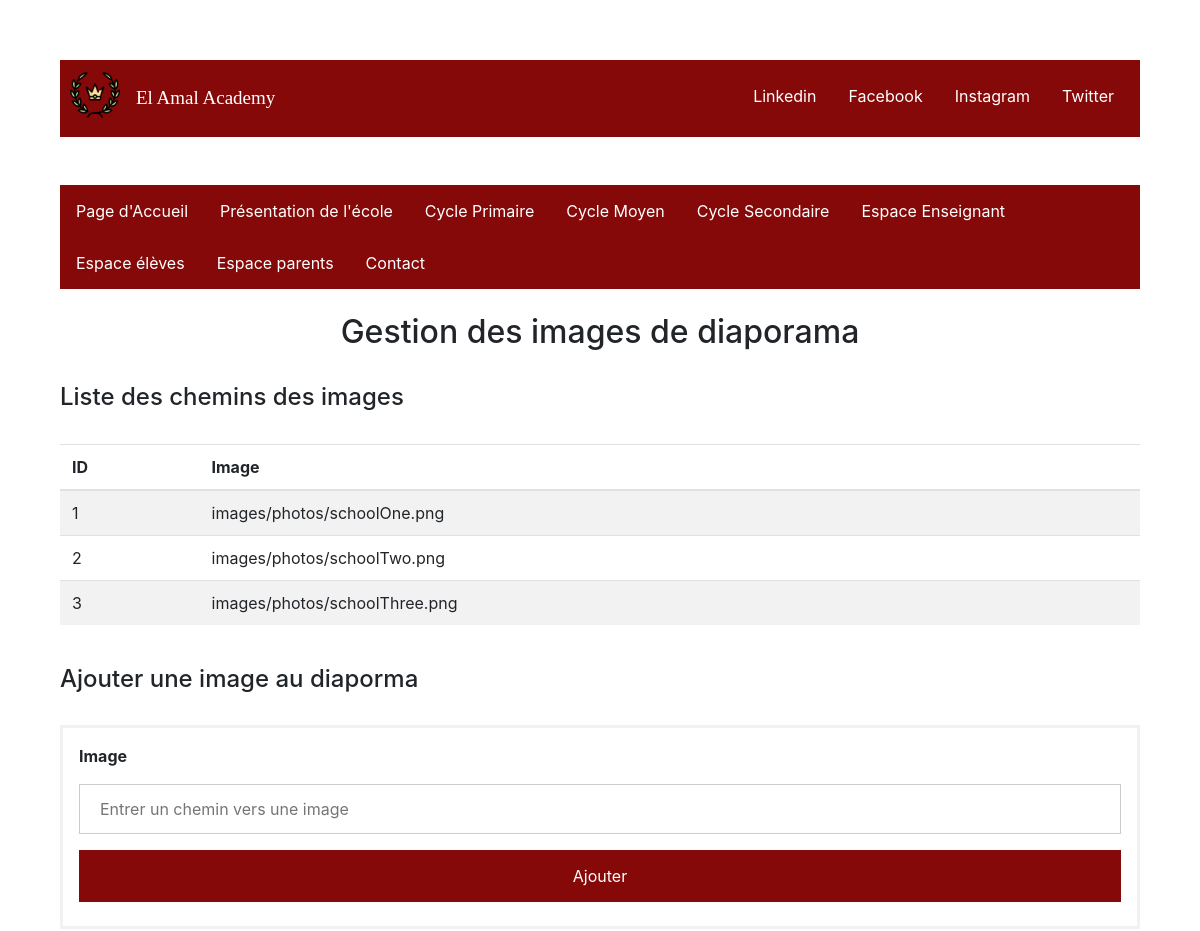
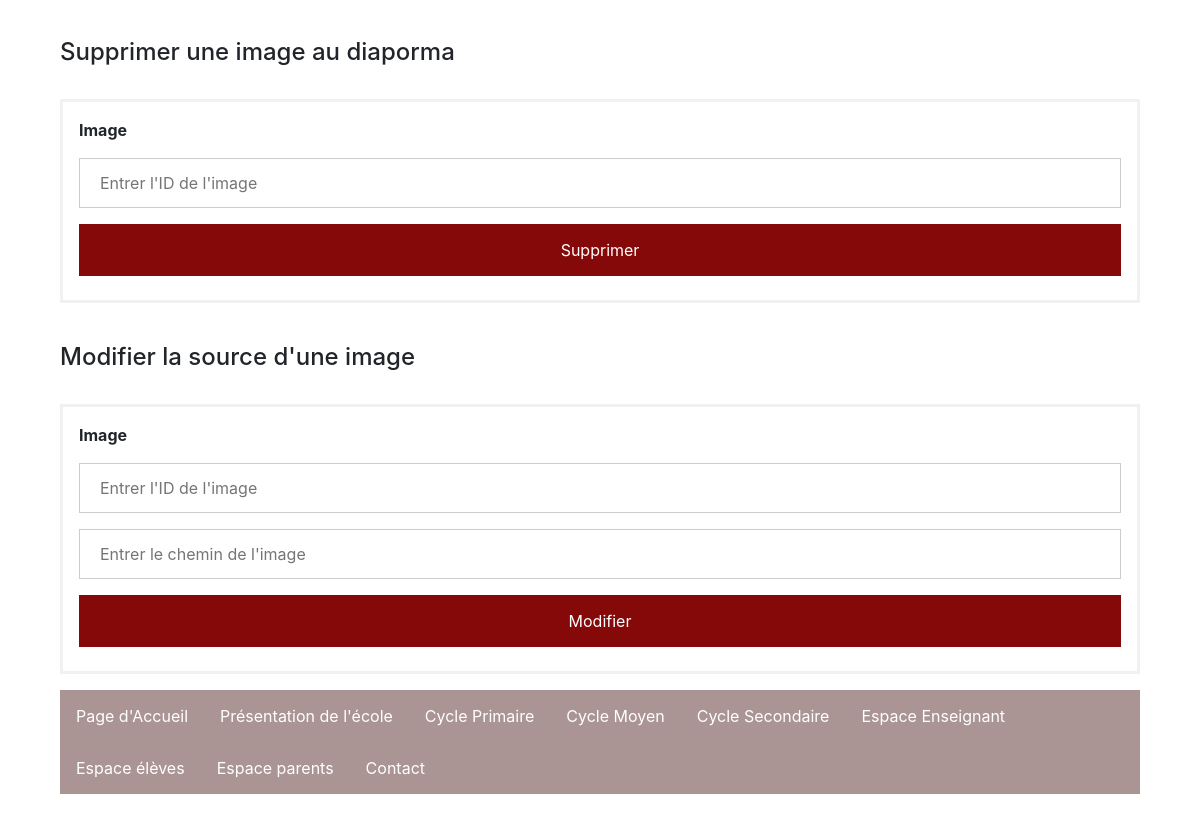
The app's page /controllers/ControllerParametre.php (signed in) with its own data (2 pictures, top to bottom).
### tables this page shows
CREATE TABLE IF NOT EXISTS `diaporama` (
  `id` int(11) NOT NULL,
  `source` varchar(255) NOT NULL,
  PRIMARY KEY (`id`)
);

### controllers/ControllerParametre.php (called while the page is built, shortened)
<?php
$relativePath = $_SERVER['DOCUMENT_ROOT'];
require_once($relativePath.'/Latreche_Mohamed_Cherif_Zouaoui_SIL1/views/parametreView.php');
require_once($relativePath.'/Latreche_Mohamed_Cherif_Zouaoui_SIL1/models/parametreModel.php');
class ControllerParametre {
    public function getSrc() {
        $aModel = new parametreModel();
        $rslt=$aModel->getSrc();
        return $rslt;
    }
    public function afficherPage() {
        $articleView = new parametreView();
        $articleView->afficherPage();
    }
}
$control = new ControllerParametre();
$control->afficherPage();
?>

### models/parametreModel.php (called while the page is built, shortened)
<?php
$relativePath = $_SERVER['DOCUMENT_ROOT'];
require_once($relativePath.'/Latreche_Mohamed_Cherif_Zouaoui_SIL1/controllers/ControllerParametre.php');
class parametreModel {
    private $db="mysql:dbname=tdw;hostname=127.0.0.1;";
    private $busername = "root";
    private $bpassword = "";
    private function connexion($db,$busername,$bpassword) {
                try {
                    $conn = new PDO($db, $busername, $bpassword);
                    $conn->exec("SET CHARACTER SET utf8");
                }
                catch(PDOException $e)
                {
                    echo "Connection failed: " . $e->getMessage();
                    exit();
                }
                return $conn;
    }
    public function getSrc() {
        $conn=$this->connexion($this->db,$this->busername,$this->bpassword);
        $sql = $conn->prepare("SELECT id, source FROM diaporama");
        $sql->execute();
        return $sql;
    }
}
?>

### views/parametreView.php (the view, shortened to what this page needs)
<?php
$relativePath = $_SERVER['DOCUMENT_ROOT'];
require_once($relativePath.'/Latreche_Mohamed_Cherif_Zouaoui_SIL1/controllers/ControllerParametre.php');
class parametreView {
    public function head() {
        ?>
        <head>
            <link rel="stylesheet" href="../css/gestArticle.css">
            <link rel="stylesheet" href="https://maxcdn.bootstrapcdn.com/bootstrap/4.5.2/css/bootstrap.min.css">
        </head>
        <?php
    }
    public function navBar() {
        ?>
        <ul class="topnav">
            <li class="left"><img src="../images/logos/laurel.png"></li>
            <li class="middle"><a href="../index.php">El Amal Academy</a></li>
            <li class="right"><a href="#twitter">Twitter</a></li>
            <li class="right"><a href="#instagram">Instagram</a></li>
            <li class="right"><a href="#facebook">Facebook</a></li>
            <li class="right"><a href="#linkedin">Linkedin</a></li>
        </ul>
<br><br>
<?php
    }
    public function menu() {
        ?>
        <div class="menuHorizontal">
            <ul>
                <li><a class="horizontal" href="../index.php">Page d'Accueil</a></li>
                <li><a  class="optional" href="../controllers/ControllerPresentation.php">Présentation de l'école</a></li>
                <li><a class="optional" href="../controllers/ControllerCyclePrimaire.php">Cycle Primaire</a></li>
                <li><a class="optional" href="../controllers/ControllerCycleMoyen.php">Cycle Moyen</a></li>
                <li><a class="optional" href="../controllers/ControllerCycleSec.php">Cycle Secondaire</a></li>
                <li><a class="optional" href="../controllers/ControllerEspaceEns.php">Espace Enseignant</a></li>
                <li><a href="../controllers/espaceEleveController.php">Espace élèves</a></li>
                <li><a href="../controllers/ControllerEspaceParent.php">Espace parents</a></li>
                <li><a  class="optional" href="../controllers/contactController.php">Contact</a></li>
            </ul>
        </div>
<br>
<?php
    }
    public function contenu() {
        ?>
        <h2>Gestion des images de diaporama</h2>
        <br>
        <h4>Liste des chemins des images</h4>
        <br>
        <table class="table table-striped">
            <thead>
                <tr>
                    <th scope="col">ID</th>
                    <th scope="col">Image</th>
                </tr>
            </thead>
            <tbody>
        <?php
            $control = new ControllerParametre();
            $qtf = $control->getSrc();
            foreach ($qtf as $row) {
                echo
                    "<tr>" .
                    "<td>" . $row["id"] . "</td>" .
                    "<td>" . $row["source"] . "</td>" .
                    "</tr>";
            }
                echo "</tbody>";
        ?>
        </table>
        <br>
        <h4>Ajouter une image au diaporma</h4>
        <br>
        <form method="post">
            <div class="article">
                <label for="pic"><b>Image</b></label>
                <input type="text" id="pic" placeholder="Entrer un chemin vers une image" name="pic" required>
                <input id="unsub" type="submit" value="Ajouter" name="submit">
            </div>
        </form>
    <br>
    <h4>Supprimer une image au diaporma</h4>
        <br>
        <form method="post">
            <div class="article">
                <label for="pic2"><b>Image</b></label>
                <input type="text" id="pic2" placeholder="Entrer l'ID de l'image" name="pic2" required>
                <input id="unsub2" type="submit" value="Supprimer" name="submit2">
            </div>
        </form>
        <br>
        <h4>Modifier la source d'une image</h4>
            <br>
            <form method="post">
                <div class="article">
                    <label for="pic3"><b>Image</b></label>
                    <input type="text" id="pic3" placeholder="Entrer l'ID de l'image" name="pic3" required>
                    <input type="text" id="pic4" placeholder="Entrer le chemin de l'image" name="pic4" required>
                    <input id="unsub3" type="submit" value="Modifier" name="submit3">
                </div>
            </form>
        <?php
    }
    public function footer() {
        ?>
        <footer class=footer">
            <ul>
                <li><a href="../index.php">Page d'Accueil</a></li>
                <li><a href="../controllers/ControllerPresentation.php">Présentation de l'école</a></li>
                <li><a class="optional" href="../controllers/ControllerCyclePrimaire.php">Cycle Primaire</a></li>
                <li><a class="optional" href="../controllers/ControllerCycleMoyen.php">Cycle Moyen</a></li>
                <li><a class="optional" href="../controllers/ControllerCycleSec.php">Cycle Secondaire</a></li>
                <li><a class="optional" href="../controllers/ControllerEspaceEns.php">Espace Enseignant</a></li>
                <li><a href="../controllers/espaceEleveController.php">Espace élèves</a></li>
                <li><a href="../controllers/ControllerEspaceParent.php">Espace parents</a></li>
                <li><a href="../controllers/contactController.php">Contact</a></li>
            </ul>
        </footer>
        <?php
    }
    public function articleBody() {
        ?>
        <body>
        <?php
        $this->navBar();
        $this->menu();
        $this->contenu();
        $this->footer();
        echo '</body>';
    }
    public function afficherPage() {
        echo '<html>';
        $this->head();
        $this->articleBody();
        echo '</html>';
    }
}

### css/gestArticle.css (style rules this page uses)
ul.topnav { list-style-type: none; margin: 0; padding: 10px; overflow: hidden; background-color: #850909; }
ul.topnav li { float: left; }
ul.topnav li a { display: block; color: white; text-align: center; padding: 14px 16px; text-decoration: none; }
ul.topnav li.right { float: right; }
ul.topnav li.middle { text-align: right; font-size: 19px; font-family: 'Times New Roman', Times, serif; }
.topnav img { width: 50px; height: 50px; float: left; }
body { margin: 5%; padding: 5%; }
div > ul { list-style-type: none; margin: 0; padding: 0; overflow: hidden; background-color: #850909; }
ul > li { float: left; }
ul > li a { display: block; color: white; text-align: center; padding: 14px 16px; text-decoration: none; }
footer > ul { list-style-type: none; margin: 0; padding: 0; overflow: hidden; background-color: #aa9494; }
.horizontal { float : left; }
h2 { text-align: center; }
form { border: 3px solid #f1f1f1; }
input[type=submit] { background-color: #850909; color: white; padding: 14px 20px; margin: 8px 0; border: none; cursor: pointer; width: 100%; }
input[type=text] { width: 100%; padding: 12px 20px; margin: 8px 0; display: inline-block; border: 1px solid #ccc; box-sizing: border-box; }
.article { padding: 16px; }

### records on screen
diaporama: id "1", source "images/photos/schoolOne.png"
diaporama: id "2", source "images/photos/schoolTwo.png"
diaporama: id "3", source "images/photos/schoolThree.png"
